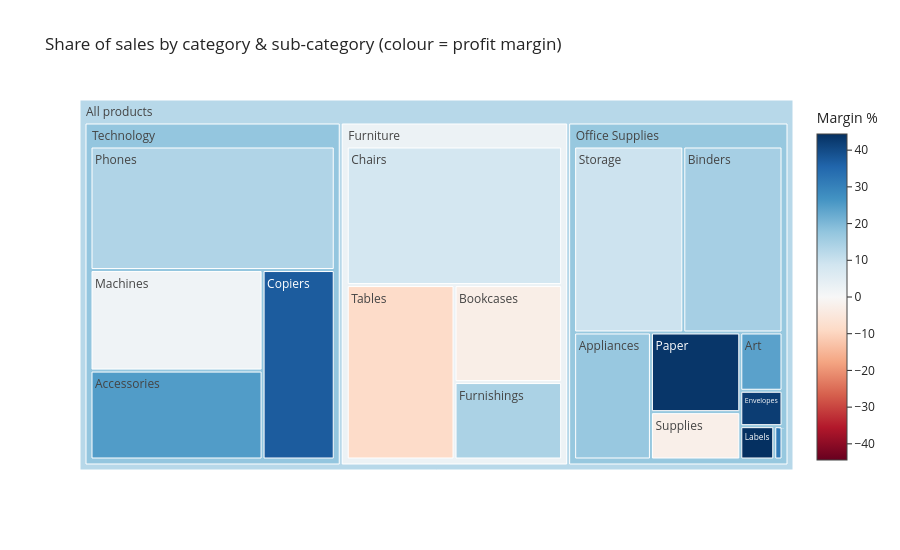

The cell this chart's notebook holds for it:
### Markdown cell above
## 7. Proportions & geospatial data

### Code cell
# Treemap (part-to-whole): Category -> Sub-Category, area = sales, colour = margin (diverging)
fig = px.treemap(sub, path=[px.Constant("All products"), "Category", "Sub-Category"],
                 values="Sales", color="Margin %", color_continuous_scale="RdBu",
                 color_continuous_midpoint=0,
                 title="Share of sales by category & sub-category (colour = profit margin)")
fig.update_layout(height=550)
fig.write_html(f"{ASSETS}/09_sales_treemap.html", include_plotlyjs="cdn")
fig.show()

### Figure 1 — Plotly figure (JSON) as saved in the notebook; plotly's stock layout.template omitted (floating-point values rounded to 4 significant figures)
{"data": [{"branchvalues": "total", "customdata": [[-3.0], [8.1], [14.2], [-8.6], [16.9], [24.1], [14.9], [42.3], [31.4], [44.4], [43.4], [9.5], [-2.5], [25.1], [37.2], [1.8], [13.5], [2.477], [17.06], [17.41], [12.48]], "domain": {"x": [0, 1], "y": [0, 1]}, "hovertemplate": "labels=%{label}<br>Sales=%{value}<br>parent=%{parent}<br>id=%{id}<br>Margin %=%{color}<extra></extra>", "ids": ["All products/Furniture/Bookcases", "All products/Furniture/Chairs", "All products/Furniture/Furnishings", "All products/Furniture/Tables", "All products/Office Supplies/Appliances", "All products/Office Supplies/Art", "All products/Office Supplies/Binders", "All products/Office Supplies/Envelopes", "All products/Office Supplies/Fasteners", "All products/Office Supplies/Labels", "All products/Office Supplies/Paper", "All products/Office Supplies/Storage", "All products/Office Supplies/Supplies", "All products/Technology/Accessories", "All products/Technology/Copiers", "All products/Technology/Machines", "All products/Technology/Phones", "All products/Furniture", "All products/Office Supplies", "All products/Technology", "All products"], "labels": ["Bookcases", "Chairs", "Furnishings", "Tables", "Appliances", "Art", "Binders", "Envelopes", "Fasteners", "Labels", "Paper", "Storage", "Supplies", "Accessories", "Copiers", "Machines", "Phones", "Furniture", "Office Supplies", "Technology", "All products"], "marker": {"coloraxis": "coloraxis", "colors": [-3.0, 8.1, 14.2, -8.6, 16.9, 24.1, 14.9, 42.3, 31.4, 44.4, 43.4, 9.5, -2.5, 25.1, 37.2, 1.8, 13.5, 2.477, 17.06, 17.41, 12.48]}, "name": "", "parents": ["All products/Furniture", "All products/Furniture", "All products/Furniture", "All products/Furniture", "All products/Office Supplies", "All products/Office Supplies", "All products/Office Supplies", "All products/Office Supplies", "All products/Office Supplies", "All products/Office Supplies", "All products/Office Supplies", "All products/Office Supplies", "All products/Office Supplies", "All products/Technology", "All products/Technology", "All products/Technology", "All products/Technology", "All products", "All products", "All products", ""], "type": "treemap", "values": [114900.0, 328400.0, 91710.0, 207000.0, 107500.0, 27120.0, 203400.0, 16480.0, 3024.0, 12490.0, 78480.0, 223800.0, 46670.0, 167400.0, 149500.0, 189200.0, 330000.0, 742000.0, 719000.0, 836200.0, 2297000.0]}], "layout": {"coloraxis": {"autocolorscale": false, "cmid": 0, "colorbar": {"title": {"text": "Margin %"}}, "colorscale": [[0, "rgb(103,0,31)"], [0.1, "rgb(178,24,43)"], [0.2, "rgb(214,96,77)"], [0.3, "rgb(244,165,130)"], [0.4, "rgb(253,219,199)"], [0.5, "rgb(247,247,247)"], [0.6, "rgb(209,229,240)"], [0.7, "rgb(146,197,222)"], [0.8, "rgb(67,147,195)"], [0.9, "rgb(33,102,172)"], [1, "rgb(5,48,97)"]]}, "height": 550, "legend": {"tracegroupgap": 0}, "title": {"text": "Share of sales by category & sub-category (colour = profit margin)"}}}
